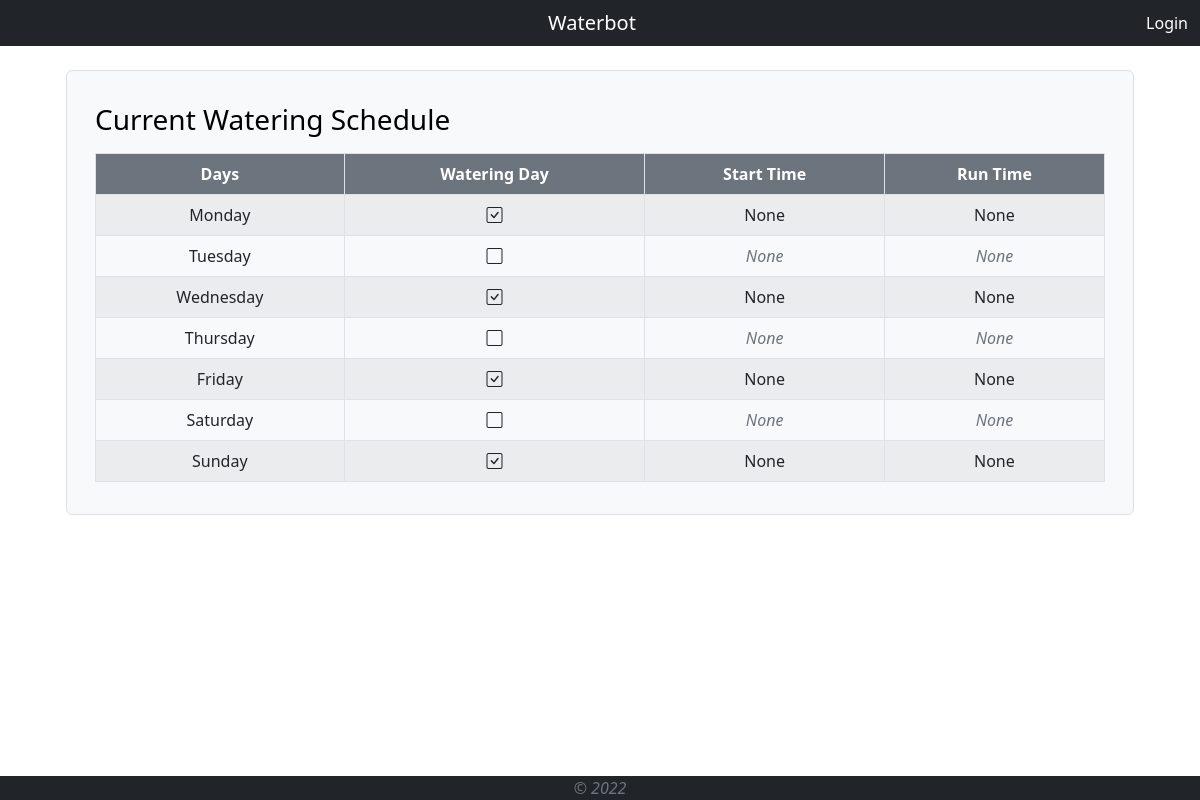
Before: / with the older database file.
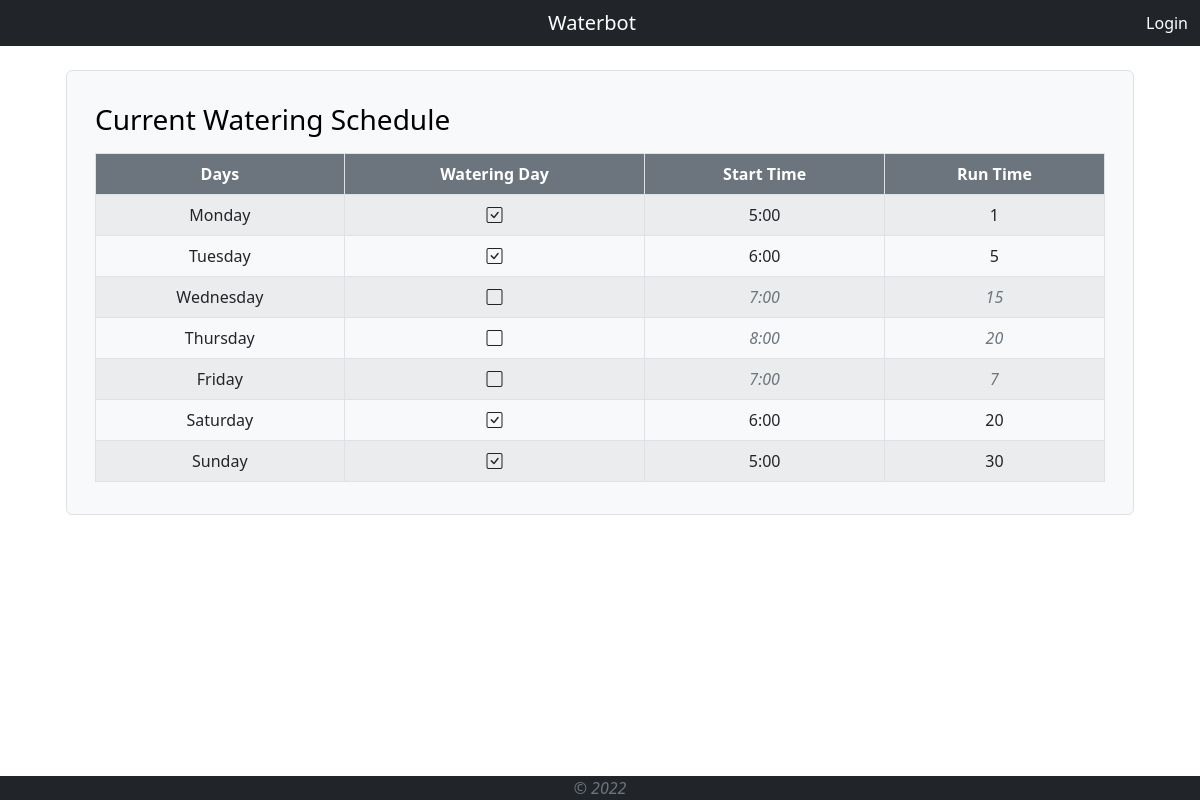
After: the same page with the newer database file.
### tables this page shows
CREATE TABLE schedule (id INTEGER PRIMARY KEY AUTOINCREMENT NOT NULL, day TEXT NOT NULL, active  TEXT NOT NULL, time DATETIME, runtime DATETIME);

### app.py (the view, shortened to what this page needs)
@app.route('/', methods=["GET", "POST"])
def index():
    conn = get_db_connection()
    schedule = conn.execute('SELECT * FROM schedule').fetchall()
    conn.close()
    return render_template('index.html', schedule = schedule, times=times, runtimes=runtimes)

### app.py (called while the page is built)
def get_db_connection():
    conn = sqlite3.connect('waterbot.db')
    conn.row_factory = sqlite3.Row
    return conn

### templates/index.html (shortened to what this page needs)
{% extends "template.html" %}
{% block content %}
<div class="container mt-3">
	<h3>Current Watering Schedule</h3>
	{% if session["user_id"] %}
	<form action="/" method="POST">
	<table class="table table-bordered table-striped table-hover text-center">
		<thead class="text-bg-dark"><tr>
			<th>
				Days
			</th>
			<th>
				Watering Day
			</th>
			<th>
				Start Time
			</th>
			<th>
				Run Time
			</th>
		</tr></thead>
		{% for day in schedule %}
		<tr>
			<td>
				{{ day['day'] }}
			</td>
			<td>
				{% if day['active'] == 'YES' %}
				<input class="form-check-input" type="checkbox" name="{{day['day']}}" checked>
				{% else %}
				<input class="form-check-input" type="checkbox" name="{{day['day']}}">
				{% endif %}
			</td>
			<td>
				<select class="form-select" name="time{{ day['day'] }}">
					{% for time in times %}
						{% if time==day['time'] %}
						<option value="{{ time }}" selected>{{ time }}</option>
						{% else %}
						<option value="{{ time }}" >{{ time }}</option>
						{% endif %}
					{% endfor %}
				</select>
			</td>
			<td>
				<select class="form-select" name="runtime{{ day['day'] }}">
					{% for runt in runtimes %}
						{% if runt==day['runtime'] %}
						<option value="{{ runt }}" selected>{{ runt }}</option>
						{% else %}
						<option value="{{ runt }}" >{{ runt }} </option>
						{% endif %}
					{% endfor %}
				</select>
			</td>
		</tr>
		{% endfor %}
		</table>
		<div class="text-end">
				<a class="btn btn-secondary" href="/">Cancel Changes</a>
				<button class="btn btn-success">Save Changes</button>
			</form>
		</div>
	{% else %}
	<table class="table table-bordered table-striped table-hover text-center">
		<thead class="text-bg-secondary"><tr>
			<th>
				Days
			</th>
			<th>
				Watering Day
			</th>
			<th>
				Start Time
			</th>
			<th>
				Run Time
			</th>
		</tr></thead>
		{% for day in schedule %}
		<tr>
			<td>
				{{ day['day'] }}
			</td>
			{% if day['active'] == 'YES' %}
			<td>
				<i class="bi bi-check-square"></i>
			</td>
			<td>
				{{ day['time'] }}
			</td>
			<td>
				{{ day['runtime'] }}
			</td>
			{% else %}
			<td>
				<i class="bi bi-square"></i>
			</td>
			<td class="text-muted">
				<i>
					{{ day['time'] }}
				</i>
			</td>
			<td class="text-muted">
				<i>
					{{ day['runtime'] }}
				</i>
			</td>
			{% endif %}
		</tr>
		{% endfor %}
	{% endif %}
	</table>
	</div>
</div>
{% endblock %}

### templates/template.html (shortened to what this page needs)
<!doctype html>
<html lang="en">
<head>
	<link href="https://cdn.jsdelivr.net/npm/bootstrap@5.2.3/dist/css/bootstrap.min.css" rel="stylesheet">
	<link rel="stylesheet" href="https://cdn.jsdelivr.net/npm/bootstrap-icons@1.10.2/font/bootstrap-icons.css">
</head>
<body>
	{% include 'navbar.html' %}
<div class="container">
<div id="content" class="text-bg-light border rounded m-4 p-3">
	{% block content %}Hello World{% endblock %}
</div>
<div id=footer>
	{% include 'footer.html' %}
</body>
</html>

### templates/navbar.html (shortened to what this page needs)
<nav class="navbar text-bg-dark navbar-dark navbar-static-top">
  <div class="container-fluid">
	<div class="col-4 text-center">
		<a class="navbar-brand" href="/">
		 Waterbot
		</a>
	</div>
	{% if session["user_id"] %}
	<div class="nav-item text-end col-4">
		<a class="nav-link" href="login">
			Logout
		</a>
	</div>
	{% else %}
	<div class="nav-item text-end col-4">
		<a class="nav-link" href="login">
			Login
		</a>
	</div>
	{% endif %}
  </div>
</nav>

### templates/footer.html (shortened to what this page needs)
<footer class="fixed-bottom bg-dark text-muted text-center">
	<i>© 2022</i>
	</div>

Changed rows visible on the page:
changed schedule "Monday": time "None" → "5:00"; runtime "None" → "1"
changed schedule "Tuesday": active "NO" → "YES" (drawn); time "None" → "6:00"; runtime "None" → "5"
changed schedule "Wednesday": active "YES" → "NO" (drawn); time "None" → "7:00"; runtime "None" → "15"
changed schedule "Thursday": time "None" → "8:00"; runtime "None" → "20"
changed schedule "Friday": active "YES" → "NO" (drawn); time "None" → "7:00"; runtime "None" → "7"
changed schedule "Saturday": active "NO" → "YES" (drawn); time "None" → "6:00"; runtime "None" → "20"
changed schedule "Sunday": time "None" → "5:00"; runtime "None" → "30"
